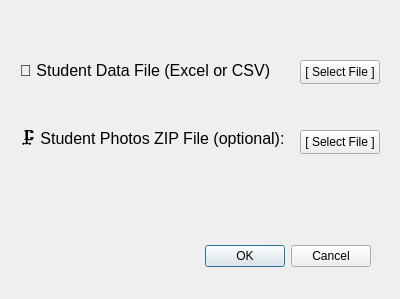
<?xml version="1.0" encoding="UTF-8"?>
<ui version="4.0">
 <class>Dialog</class>
 <widget class="QDialog" name="Dialog">
  <property name="geometry">
   <rect>
    <x>0</x>
    <y>0</y>
    <width>400</width>
    <height>299</height>
   </rect>
  </property>
  <property name="windowTitle">
   <string>Dialog</string>
  </property>
  <widget class="QDialogButtonBox" name="buttonBox">
   <property name="geometry">
    <rect>
     <x>30</x>
     <y>240</y>
     <width>341</width>
     <height>32</height>
    </rect>
   </property>
   <property name="orientation">
    <enum>Qt::Orientation::Horizontal</enum>
   </property>
   <property name="standardButtons">
    <set>QDialogButtonBox::StandardButton::Cancel|QDialogButtonBox::StandardButton::Ok</set>
   </property>
  </widget>
  <widget class="QLabel" name="excelLabel">
   <property name="geometry">
    <rect>
     <x>20</x>
     <y>60</y>
     <width>251</width>
     <height>21</height>
    </rect>
   </property>
   <property name="font">
    <font>
     <pointsize>12</pointsize>
    </font>
   </property>
   <property name="text">
    <string>📄 Student Data File (Excel or CSV):</string>
   </property>
  </widget>
  <widget class="QLabel" name="zipLabel">
   <property name="geometry">
    <rect>
     <x>20</x>
     <y>130</y>
     <width>271</width>
     <height>21</height>
    </rect>
   </property>
   <property name="font">
    <font>
     <pointsize>12</pointsize>
    </font>
   </property>
   <property name="text">
    <string>🗜️ Student Photos ZIP File (optional):</string>
   </property>
  </widget>
  <widget class="QPushButton" name="excelBtn">
   <property name="geometry">
    <rect>
     <x>300</x>
     <y>60</y>
     <width>80</width>
     <height>24</height>
    </rect>
   </property>
   <property name="text">
    <string>[ Select File ]</string>
   </property>
  </widget>
  <widget class="QPushButton" name="zipBtn">
   <property name="geometry">
    <rect>
     <x>300</x>
     <y>130</y>
     <width>80</width>
     <height>24</height>
    </rect>
   </property>
   <property name="text">
    <string>[ Select File ]</string>
   </property>
  </widget>
 </widget>
 <resources/>
 <connections>
  <connection>
   <sender>buttonBox</sender>
   <signal>accepted()</signal>
   <receiver>Dialog</receiver>
   <slot>accept()</slot>
   <hints>
    <hint type="sourcelabel">
     <x>248</x>
     <y>254</y>
    </hint>
    <hint type="destinationlabel">
     <x>157</x>
     <y>274</y>
    </hint>
   </hints>
  </connection>
  <connection>
   <sender>buttonBox</sender>
   <signal>rejected()</signal>
   <receiver>Dialog</receiver>
   <slot>reject()</slot>
   <hints>
    <hint type="sourcelabel">
     <x>316</x>
     <y>260</y>
    </hint>
    <hint type="destinationlabel">
     <x>286</x>
     <y>274</y>
    </hint>
   </hints>
  </connection>
 </connections>
</ui>
